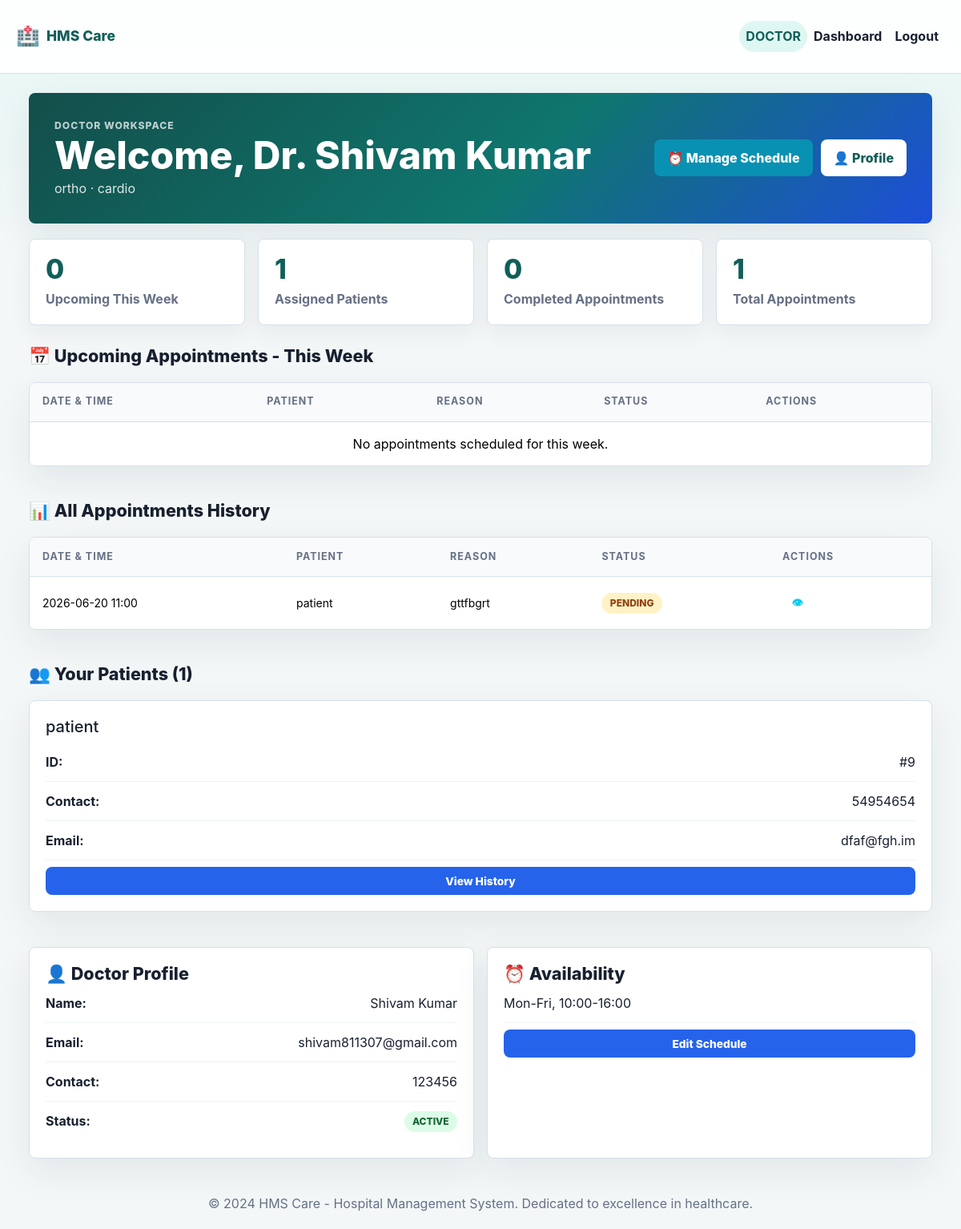
Page /doctor_dashboard (signed in) on the committed database.
### models.py (models this page shows)
class Doctor(db.Model):
    id = db.Column(db.Integer, primary_key=True)
    name = db.Column(db.String(100), nullable=False)
    username = db.Column(db.String(50), unique=True, nullable=False)
    password = db.Column(db.String(128), nullable=False)
    email = db.Column(db.String(100), unique=True, nullable=False)
    contact = db.Column(db.String(15), nullable=False)
    specialization = db.Column(db.String(100), nullable=True)
    dept_id=db.Column(db.Integer,db.ForeignKey('department.id'))
    availability = db.Column(db.String(200), default="Available on request")
    status = db.Column(db.String(20), default="active")
    role = db.Column(db.String(20), default="doctor")
    admin_id = db.Column(db.Integer, db.ForeignKey('admin.id'), default=1)
    schedules = db.relationship('Schedule_doctors', backref='doctor', lazy=True)
    appointment = db.relationship('Appointment', backref='doctor', lazy=True)
    availability_schedule = db.relationship('DoctorAvailability', backref='doctor', lazy=True, cascade="all, delete-orphan")

class Department(db.Model):
    id=db.Column(db.Integer,primary_key=True)
    name=db.Column(db.String(),nullable=False)
    description=db.Column(db.String(),nullable=False)
    building=db.Column(db.String(),nullable=False)
    status=db.Column(db.String(),default="active",nullable=False)
    doctors=db.relationship('Doctor', backref='department', lazy=True)
    admin_id = db.Column(db.Integer, db.ForeignKey('admin.id'), default=1)

class Appointment(db.Model):
    id=db.Column(db.Integer,primary_key=True)
    date=db.Column(db.String(20),nullable=False)
    time=db.Column(db.String(20),nullable=False)
    reason=db.Column(db.String(300), nullable=True)
    patient_id=db.Column(db.Integer,db.ForeignKey('patient.id'),nullable=False)
    doctor_id=db.Column(db.Integer,db.ForeignKey('doctor.id'),nullable=False)
    status=db.Column(db.String(20),default="pending",nullable=False)
    schedule=db.Column(db.Integer,db.ForeignKey('schedule_doctors.id'))
    treatment=db.relationship('Treatment',backref='appointment')

class Patient(db.Model):
    id = db.Column(db.Integer, primary_key=True)
    name = db.Column(db.String(100), nullable=False)
    username = db.Column(db.String(50), unique=True, nullable=False)
    password = db.Column(db.String(128), nullable=False)
    email = db.Column(db.String(100), unique=True, nullable=False)
    contact = db.Column(db.String(15), nullable=False)
    date_of_birth = db.Column(db.String(20), nullable=True)
    address = db.Column(db.String(200), nullable=True)
    appointment = db.relationship('Appointment', backref='patient', lazy=True)
    status = db.Column(db.String(20), default="active", nullable=False)
    role = db.Column(db.String(20), default="patient", nullable=False)

### app.py (the view)
@app.route("/doctor_dashboard")
@login_required("doctor")
def doctor_dashboard():
    doctor = Doctor.query.get_or_404(session["user_id"])
    today = datetime.now().strftime("%Y-%m-%d")
    week_end = (datetime.now() + timedelta(days=7)).strftime("%Y-%m-%d")
    upcoming_appointments = Appointment.query.filter(
        Appointment.doctor_id == doctor.id,
        Appointment.date >= today,
        Appointment.date <= week_end,
        Appointment.status != 'cancelled'
    ).order_by(Appointment.date, Appointment.time).all()
    all_appointments = Appointment.query.filter_by(doctor_id=doctor.id).order_by(Appointment.date.desc(), Appointment.time.desc()).all()
    patient_ids = set([appt.patient_id for appt in all_appointments])
    patients = Patient.query.filter(Patient.id.in_(patient_ids)).all() if patient_ids else []
    treatments = Treatment.query.join(Appointment).filter(Appointment.doctor_id == doctor.id).all()
    return render_template(
        "doctor_dashboard.html",
        doctor=doctor,
        upcoming_appointments=upcoming_appointments,
        all_appointments=all_appointments,
        patients=patients,
        treatments=treatments,
        stats={
            "upcoming": len(upcoming_appointments),
            "patients": len(patients),
            "completed": Appointment.query.filter_by(doctor_id=doctor.id, status='completed').count(),
        }
    )

### templates/doctor_dashboard.html (shortened to what this page needs)
{% extends 'base.html' %}
{% block content %}
<div class="dashboard-container">
    <div class="dashboard-header">
        <div>
            <p class="eyebrow">Doctor Workspace</p>
            <h1>Welcome, Dr. {{ doctor.name or doctor.username }}</h1>
            <p>{{ doctor.department.name if doctor.department else 'Department not assigned' }}
            {% if doctor.specialization %} · {{ doctor.specialization }}{% endif %}</p>
        </div>
        <div style="display: flex; gap: 10px;">
            <a href="{{ url_for('update_availability') }}" class="btn btn-info">⏰ Manage Schedule</a>
            <a href="{{ url_for('edit_patient', patient_id=doctor.id) }}" class="btn btn-light">👤 Profile</a>
        </div>
    </div>
    <div class="stats-grid">
        <div class="stat-card">
            <div class="stat-number">{{ stats.upcoming }}</div>
            <div class="stat-label">Upcoming This Week</div>
        </div>
        <div class="stat-card">
            <div class="stat-number">{{ stats.patients }}</div>
            <div class="stat-label">Assigned Patients</div>
        </div>
        <div class="stat-card">
            <div class="stat-number">{{ stats.completed }}</div>
            <div class="stat-label">Completed Appointments</div>
        </div>
        <div class="stat-card">
            <div class="stat-number">{{ all_appointments|length }}</div>
            <div class="stat-label">Total Appointments</div>
        </div>
    </div>
    <div class="section-heading">
        <h2>📅 Upcoming Appointments - This Week</h2>
    </div>
    <div class="table-card">
        <div class="table-responsive">
            <table class="table">
                <thead>
                    <tr>
                        <th>Date & Time</th>
                        <th>Patient</th>
                        <th>Reason</th>
                        <th>Status</th>
                        <th>Actions</th>
                    </tr>
                </thead>
                <tbody>
                    {% for appointment in upcoming_appointments %}
                    <tr>
                        <td>
                            <strong>{{ appointment.date }}</strong><br>
                            <small>{{ appointment.time }}</small>
                        </td>
                        <td>
                            <strong>{{ appointment.patient.name or appointment.patient.username }}</strong><br>
                            <small class="text-muted">#{{ appointment.patient.id }}</small>
                        </td>
                        <td>{{ appointment.reason or '-' }}</td>
                        <td>
                            <span class="badge badge-{{ appointment.status|status_badge }}">{{ appointment.status|upper }}</span>
                        </td>
                        <td class="action-dropdown">
                            <a href="{{ url_for('doctor_patient_history', patient_id=appointment.patient_id) }}" class="btn btn-sm btn-outline-info" title="View patient history">📋</a>
                            <a href="{{ url_for('create_treatment', appointment_id=appointment.id) }}" class="btn btn-sm btn-info">Notes</a>
                            <a href="{{ url_for('update_appointment', appointment_id=appointment.id, action='completed') }}" class="btn btn-sm btn-success">Complete</a>
                        </td>
                    </tr>
                    {% else %}
                    <tr>
                        <td colspan="5" class="empty-state">No appointments scheduled for this week.</td>
                    </tr>
                    {% endfor %}
                </tbody>
            </table>
        </div>
    </div>
    <div class="section-heading mt-4">
        <h2>📊 All Appointments History</h2>
    </div>
    <div class="table-card">
        <div class="table-responsive">
            <table class="table table-sm">
                <thead>
                    <tr>
                        <th>Date & Time</th>
                        <th>Patient</th>
                        <th>Reason</th>
                        <th>Status</th>
                        <th>Actions</th>
                    </tr>
                </thead>
                <tbody>
                    {% for appointment in all_appointments[:10] %}
                    <tr>
                        <td>
                            <small>{{ appointment.date }} {{ appointment.time }}</small>
                        </td>
                        <td>
                            <small>{{ appointment.patient.name or appointment.patient.username }}</small>
                        </td>
                        <td><small>{{ appointment.reason or '-' }}</small></td>
                        <td>
                            <span class="badge badge-{{ appointment.status|status_badge }} badge-sm">{{ appointment.status|upper }}</span>
                        </td>
                        <td>
                            <a href="{{ url_for('doctor_patient_history', patient_id=appointment.patient_id) }}" class="btn btn-sm btn-outline-info" title="View full history">👁</a>
                        </td>
                    </tr>
                    {% else %}
                    <tr>
                        <td colspan="5" class="empty-state">No appointments yet.</td>
                    </tr>
                    {% endfor %}
                </tbody>
            </table>
        </div>
    </div>
    {% if patients %}
    <div class="section-heading mt-4">
        <h2>👥 Your Patients ({{ patients|length }})</h2>
    </div>
    <div class="profile-grid">
        {% for patient in patients %}
        <div class="info-panel">
            <h5>{{ patient.name or patient.username }}</h5>
            <p><strong>ID:</strong> #{{ patient.id }}</p>
            <p><strong>Contact:</strong> {{ patient.contact }}</p>
            <p><strong>Email:</strong> {{ patient.email }}</p>
            <a href="{{ url_for('doctor_patient_history', patient_id=patient.id) }}" class="btn btn-sm btn-primary mt-2 w-100">View History</a>
        </div>
        {% endfor %}
    </div>
    {% endif %}
    <div class="profile-grid mt-4">
        <div class="info-panel">
            <h2>👤 Doctor Profile</h2>
            <p><strong>Name:</strong> {{ doctor.name }}</p>
            <p><strong>Email:</strong> {{ doctor.email }}</p>
            <p><strong>Contact:</strong> {{ doctor.contact }}</p>
            <p><strong>Status:</strong> <span class="badge badge-{{ doctor.status|status_badge }}">{{ doctor.status|upper }}</span></p>
        </div>
        <div class="info-panel">
            <h2>⏰ Availability</h2>
            <p>{{ doctor.availability }}</p>
            <a href="{{ url_for('update_availability') }}" class="btn btn-primary btn-sm mt-2 w-100">Edit Schedule</a>
        </div>
    </div>
</div>
{% endblock %}

### templates/base.html (shortened to what this page needs)
<!DOCTYPE html>
<html lang="en">
<head>
    <link href="https://cdn.jsdelivr.net/npm/bootstrap@5.3.3/dist/css/bootstrap.min.css" rel="stylesheet">
    <link rel="stylesheet" href="{{ url_for('static', filename='style.css') }}">
</head>
<body>
    <nav class="navbar navbar-expand-lg navbar-light">
        <div class="container-fluid app-nav">
            <a class="navbar-brand" href="{{ url_for('home') }}">
                <span class="brand-icon">🏥</span>
                <span class="brand-text">HMS Care</span>
            </a>
            <div class="collapse navbar-collapse" id="navbarNav">
                <ul class="navbar-nav ms-auto">
                    {% if session.get('role') %}
                        <li class="nav-item"><span class="nav-link role-pill">{{ session.get('role')|upper }}</span></li>
                        <li class="nav-item">
                            <a class="nav-link" href="{{ url_for(session.get('role') ~ '_dashboard') }}">Dashboard</a>
                        </li>
                        <li class="nav-item"><a class="nav-link" href="{{ url_for('logout') }}">Logout</a></li>
                    {% else %}
                        <li class="nav-item"><a class="nav-link" href="{{ url_for('login') }}">Login</a></li>
                        <li class="nav-item"><a class="nav-link" href="{{ url_for('register') }}">Register</a></li>
                    {% endif %}
                </ul>
            </div>
        </div>
    </nav>
    <main class="main-content">
        <div class="container-fluid page-container">
            {% block content %}{% endblock %}
        </div>
    </main>
    <footer>
        <p>&copy; 2024 HMS Care - Hospital Management System. Dedicated to excellence in healthcare.</p>
    </footer>
</body>
</html>

### rows in the picture
Doctor: get "DOCTOR", name "Shivam Kumar", specialization "cardio", email "shivam811307@gmail.com", contact "123456", status "ACTIVE", availability "Mon-Fri, 10:00-16:00"
Department: department "ortho"
Appointment: date "2026-06-20", time "11:00", patient "patient", reason "gttfbgrt", status "PENDING"
Patient: name "patient", id "9", contact "54954654", email "dfaf@fgh.im"

### other values in the picture
{{ stats.upcoming }} "0"
{{ stats.patients }} "1"
{{ stats.completed }} "0"
{{ all_appointments|length }} "1"
{{ patients|length }} "1"
